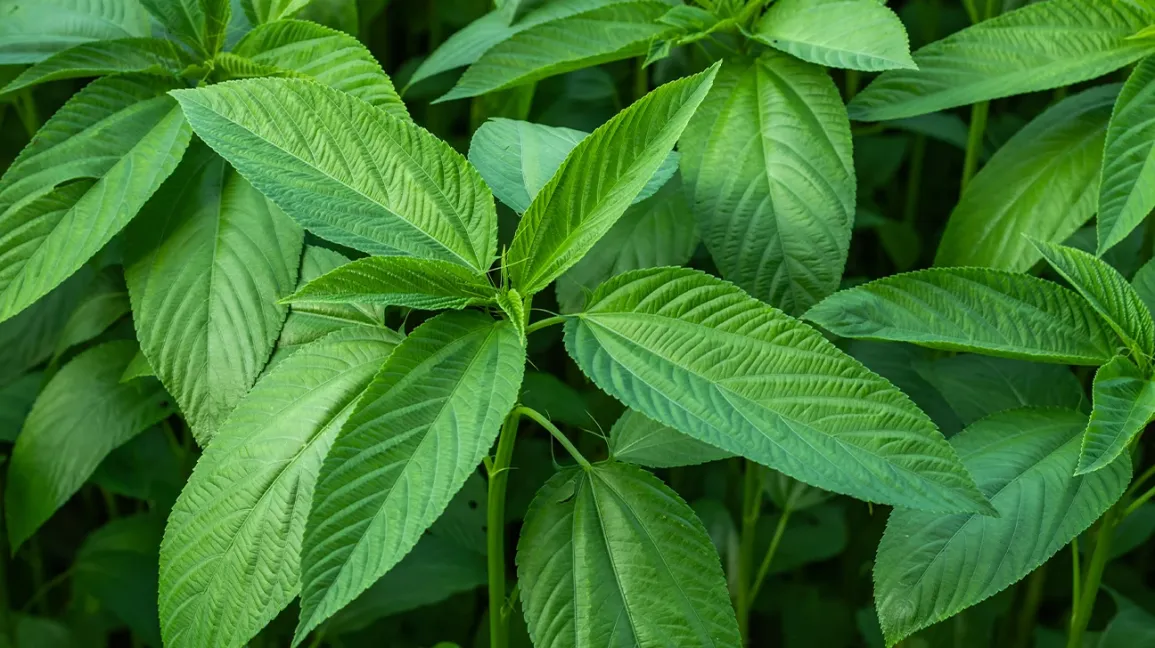
#> input picture crop-disease-detection/src/healthy_leaf.webp, 1155 x 648 px
$ python img_features.py
#> lines starting #> are read from the running program, lines starting #| are printed output that depends on the picture; after the words box and inside, x2 and y2 are one past the last pixel; in counts of white or black regions, pixels touching at a corner belong together; long printed decimals are rounded
import cv2
import numpy as np

def extract_color_features(image_path):
#> called with image_path = 'healthy_leaf.webp'
    image = cv2.imread(image_path)
#> image is the input picture: shape (648, 1155, 3); mean B, G, R 47.4, 121, 61.3

    if image is None:
        print("Image is not load!")
        return None

    avg_color_per_row = np.average(image, axis = 0) #her bir sütun ortları
#> avg_color_per_row = 1155 rows, first 8: [28.74, 85.19, 39.59], [28.54, 84.74, 39.19], [29.16, 84.98, 39.44], [29.35, 84.69, 39.21], [29.59, 84.72, 39.44], [29.56, 85.14, 39.57], [29.48, 85.8, 39.68], [29.58, 86.27, 39.75]
    avg_color = np.average(avg_color_per_row, axis = 0) # ortların otalaması
#> avg_color = [47.39, 121, 61.32]

    return avg_color

healthy_leaf_average = extract_color_features("healthy_leaf.webp")
#> healthy_leaf_average = [47.39, 121, 61.32]
print("Healthy Leaf Average Color:", healthy_leaf_average)
#| Healthy Leaf Average Color: [ 47.387 120.962  61.315]

diseases_leaf_average = extract_color_features("diseased_leaf.jpg")
#> call 2 of extract_color_features, with image_path = 'diseased_leaf.jpg'
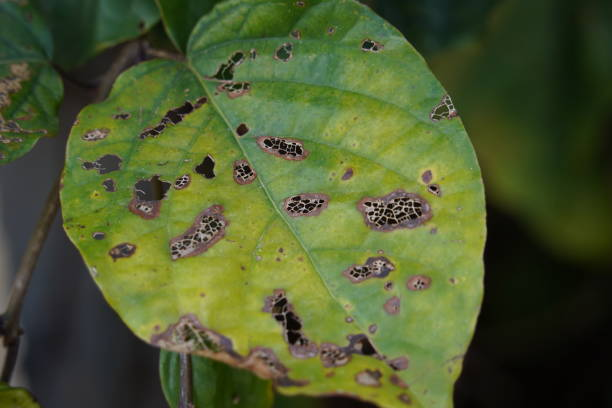
#> input picture crop-disease-detection/src/diseased_leaf.jpg, 612 x 408 px
#> in extract_color_features, image is the input picture: shape (408, 612, 3); mean B, G, R 46.9, 89.7, 77.2
#> in extract_color_features (call 2), `avg_color_per_row = np.average(image, axis = 0)`: avg_color_per_row = 612 rows, first 8: [68.19, 82.38, 79.41], [66.59, 80.82, 77.83], [64.1, 78.83, 75.28], [61.88, 76.72, 73.12], [59.41, 74.84, 70.48], [56.86, 72.22, 67.83], [54.18, 69.74, 64.63], [52.99, 67.89, 62.83]
#> in extract_color_features (call 2), `avg_color = np.average(avg_color_per_row, axis = 0)`: avg_color = [46.94, 89.72, 77.19]
#> diseases_leaf_average = [46.94, 89.72, 77.19]
print("Diseases Leaf Average Color:", diseases_leaf_average)
#| Diseases Leaf Average Color: [46.944 89.719 77.194]

def extract_shape_features(image_path):
#> called with image_path = 'healthy_leaf.webp'
    image = cv2.imread(image_path)

    if image is None:
        print("Image is not load!")
        return None

    gray_img = cv2.cvtColor(image, cv2.COLOR_BGR2GRAY)
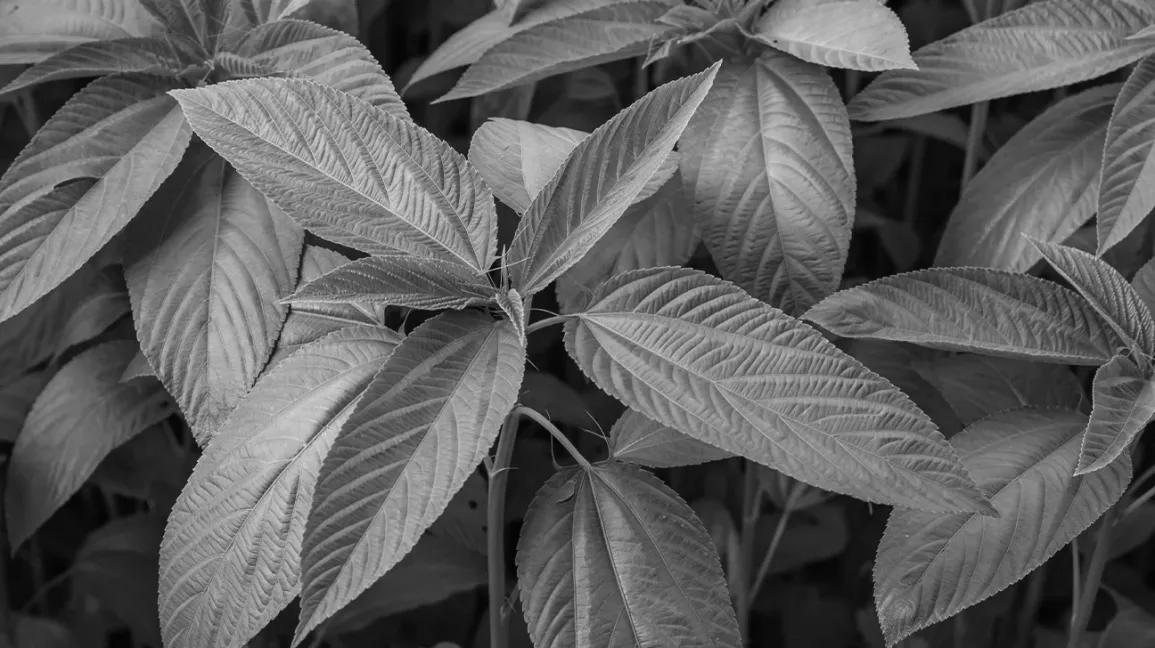
#> gray_img: shape (648, 1155); min 1, max 222, mean 94.7
    edges = cv2.Canny(gray_img, 100, 200)
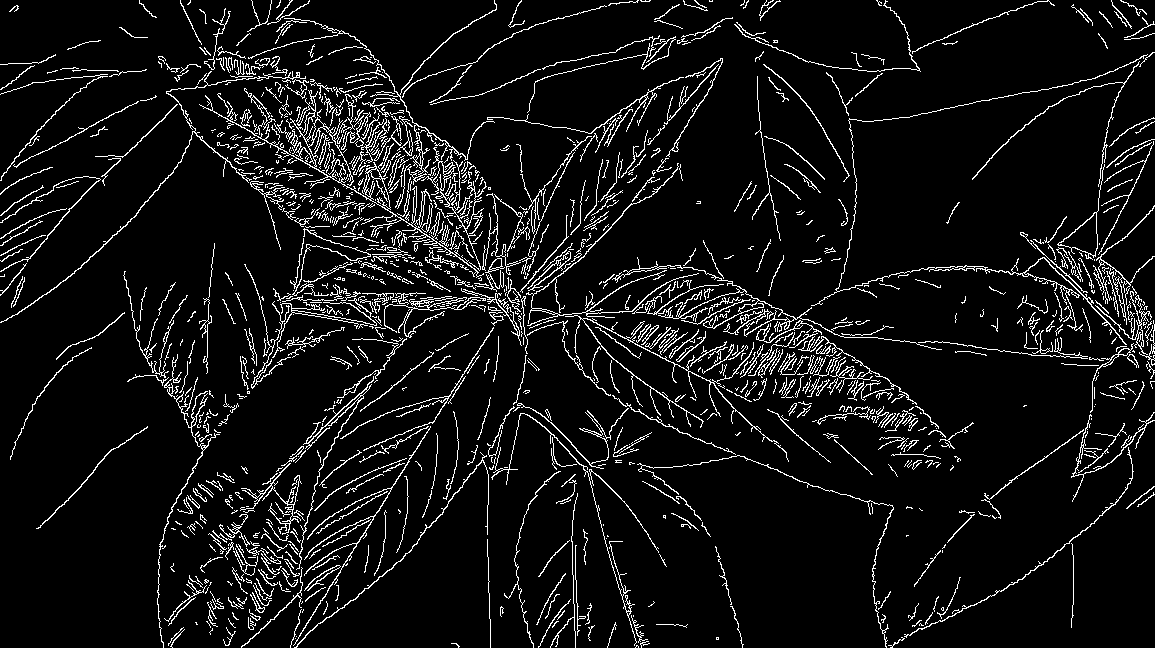
#> edges: shape (648, 1155); 7.3% white in thin lines or dots

    contours, _ = cv2.findContours(edges, cv2.RETR_EXTERNAL, cv2.CHAIN_APPROX_SIMPLE)
#> contours = 1097 contours, 964 with area under 20; largest, box (x1, y1, x2, y2) and area: (199, 90, 484, 278) 1210, (1057, 164, 1105, 260) 834, (248, 0, 497, 185) 340, (296, 376, 374, 570) 316, (811, 54, 1148, 345) 310

    if len(contours) == 0:
        return None

    cnt = max(contours, key=cv2.contourArea)
#> cnt = contour of 2018 points, box (x1, y1, x2, y2) (199, 90, 484, 278), area 1210

    area = cv2.contourArea(cnt)
#> area = 1209.5
    perimeter = cv2.arcLength(cnt, True)
#> perimeter = 3667.5
    approx = cv2.approxPolyDP(cnt, 0.04 * perimeter, True)
#> approx = [[199, 104], [483, 274]]
    vertex_count = len(approx)
#> vertex_count = 2

    return [area, perimeter, vertex_count]


healthy_leaf_shape = extract_shape_features("healthy_leaf.webp")
#> healthy_leaf_shape = [1209.5, 3667.5, 2]
print("Healthy Leaf Shape:", healthy_leaf_shape)
#| Healthy Leaf Shape: [1209.5, 3667.480, 2]

diseases_leaf_shape = extract_shape_features("diseased_leaf.jpg")
#> call 2 of extract_shape_features, with image_path = 'diseased_leaf.jpg'
#> in extract_shape_features (call 2), `gray_img = cv2.cvtColor(image, cv2.COLOR_BGR2GRAY)`:
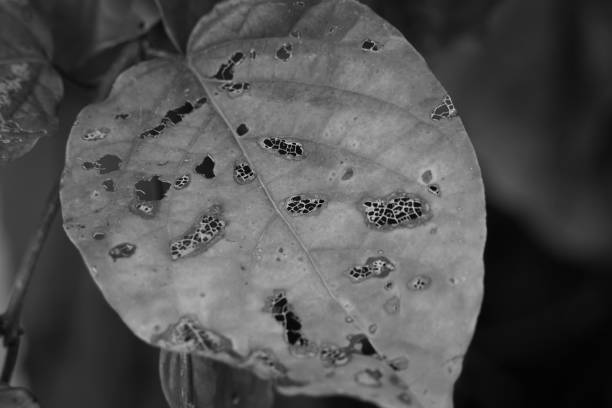
#> gray_img: shape (408, 612); min 1, max 204, mean 81.1
#> in extract_shape_features (call 2), `edges = cv2.Canny(gray_img, 100, 200)`:
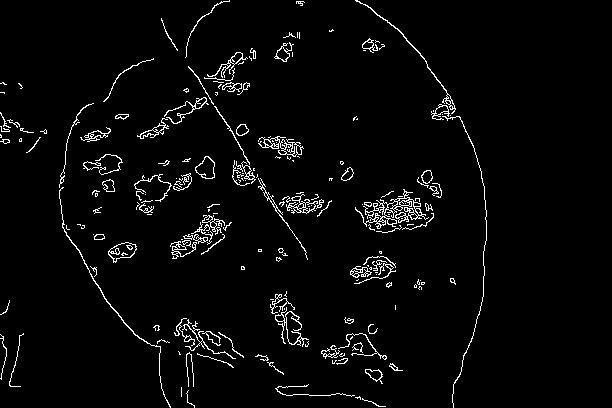
#> edges: shape (408, 612); 3.3% white in thin lines or dots, all inside (x1, y1, x2, y2) = (0, 0, 487, 408)
#> in extract_shape_features (call 2), `contours, _ = cv2.findContours(edges, cv2.RETR_EXTERNAL, cv2.CHAIN_APP..`: contours = 196 contours, 148 with area under 20; largest, box (x1, y1, x2, y2) and area: (355, 189, 429, 229) 634, (258, 136, 304, 157) 338, (108, 242, 137, 263) 338, (195, 156, 215, 179) 290, (286, 194, 318, 214) 202
#> in extract_shape_features (call 2), `cnt = max(contours, key=cv2.contourArea)`: cnt = contour of 412 points, box (x1, y1, x2, y2) (355, 189, 429, 229), area 634
#> in extract_shape_features (call 2), `area = cv2.contourArea(cnt)`: area = 634.5
#> in extract_shape_features (call 2), `perimeter = cv2.arcLength(cnt, True)`: perimeter = 735
#> in extract_shape_features (call 2), `approx = cv2.approxPolyDP(cnt, 0.04 * perimeter, True)`: approx = [[428, 217], [355, 207]]
#> diseases_leaf_shape = [634.5, 735, 2]
print("Diseases Leaf Shape:", diseases_leaf_shape)
#| Diseases Leaf Shape: [634.5, 734.968, 2]
